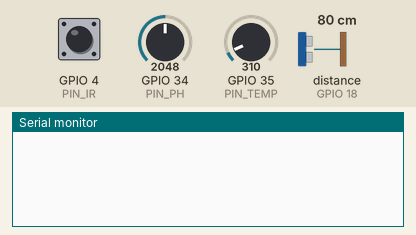
A sketch run on a simulated ESP32. Parts: the last lines printed to the serial monitor. Inputs (shaded band) come from the test bench; at power-on: distance to the obstacle (sensor on GPIO 18) 80 cm, GPIO 35 (PIN_TEMP) = 310, GPIO 34 (PIN_PH) = 2048, GPIO 4 (PIN_IR) HIGH. The echo pulse lasts 58.3 µs per cm; WiFi joins after 1.5 s; servers stay silent unless stated; random numbers use the default seed unless the sketch sets one; no MQTT or app messages arrive unless stated.

Above: at 2.7 s.
2.8 s: distance to the obstacle (sensor on GPIO 18) set to 2 cm
At 6.2 s:
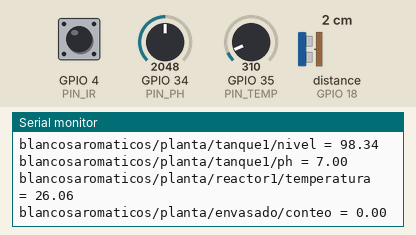
6.5 s: GPIO 35 (PIN_TEMP) set to 372
8.0 s: GPIO 34 (PIN_PH) set to 2866
9.5 s: GPIO 4 (PIN_IR) driven LOW
At 10.8 s:
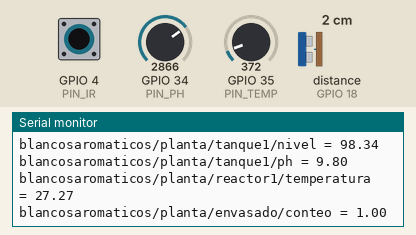

The sketch:

sketch.ino
```cpp
// ESP32 — Tanque T-01 y reactor R-01 de Blancos Aromáticos (niveles 0-1 ISA-95)
// Simulable en https://wokwi.com (ESP32 + HC-SR04 + 2 potenciómetros + botón).
//   HC-SR04  -> nivel del tanque T-01 (%)
//   Pot. 1   -> sonda de pH (0-14)
//   Pot. 2   -> termopar del reactor (20-100 °C)
//   Botón    -> sensor IR de conteo de botellas
// Publica en un broker MQTT público; el puente del ERP se conecta al mismo broker con
//   MQTT_HOST=broker.hivemq.com docker compose up puente-mqtt
#include <WiFi.h>
#include <PubSubClient.h>

const char* WIFI_SSID = "Wokwi-GUEST";
const char* WIFI_PASS = "";
const char* MQTT_HOST = "broker.hivemq.com";
const char* PREFIJO   = "blancosaromaticos/planta";

const int PIN_TRIG = 5, PIN_ECHO = 18, PIN_PH = 34, PIN_TEMP = 35, PIN_IR = 4;
const float ALTURA_TANQUE_CM = 120.0;

WiFiClient red;
PubSubClient mqtt(red);
unsigned long conteo = 0, ultimoEnvio = 0;
bool irAnterior = HIGH;

void conectar() {
  while (WiFi.status() != WL_CONNECTED) { WiFi.begin(WIFI_SSID, WIFI_PASS); delay(500); }
  while (!mqtt.connected()) {
    String id = "esp32-t01-" + String(random(0xffff), HEX);
    if (!mqtt.connect(id.c_str())) delay(1000);
  }
}

void publicar(const char* topico, float valor) {
  char t[96], v[16];
  snprintf(t, sizeof(t), "%s/%s", PREFIJO, topico);
  dtostrf(valor, 0, 2, v);
  mqtt.publish(t, v);
  Serial.printf("%s = %s\n", t, v);
}

float nivelPorcentaje() {
  digitalWrite(PIN_TRIG, LOW); delayMicroseconds(2);
  digitalWrite(PIN_TRIG, HIGH); delayMicroseconds(10);
  digitalWrite(PIN_TRIG, LOW);
  float distancia = pulseIn(PIN_ECHO, HIGH) * 0.0343 / 2.0;          // cm hasta la superficie
  return constrain((ALTURA_TANQUE_CM - distancia) / ALTURA_TANQUE_CM * 100.0, 0, 100);
}

void setup() {
  Serial.begin(115200);
  pinMode(PIN_TRIG, OUTPUT); pinMode(PIN_ECHO, INPUT); pinMode(PIN_IR, INPUT_PULLUP);
  mqtt.setServer(MQTT_HOST, 1883);
  conectar();
}

void loop() {
  if (!mqtt.connected()) conectar();
  mqtt.loop();
  bool ir = digitalRead(PIN_IR);
  if (irAnterior == HIGH && ir == LOW) conteo++;                       // flanco = botella detectada
  irAnterior = ir;

  if (millis() - ultimoEnvio > 5000) {
    ultimoEnvio = millis();
    publicar("tanque1/nivel", nivelPorcentaje());
    publicar("tanque1/ph", analogRead(PIN_PH) / 4095.0 * 14.0);
    publicar("reactor1/temperatura", 20.0 + analogRead(PIN_TEMP) / 4095.0 * 80.0);
    publicar("envasado/conteo", conteo);
  }
}
```

Measured:
- after the input at 2.8 s, the serial monitor: prints a new line after 2.2 s (image 1)
- after the input at 9.5 s, the serial monitor: prints a new line after 0.51 s (image 2)
